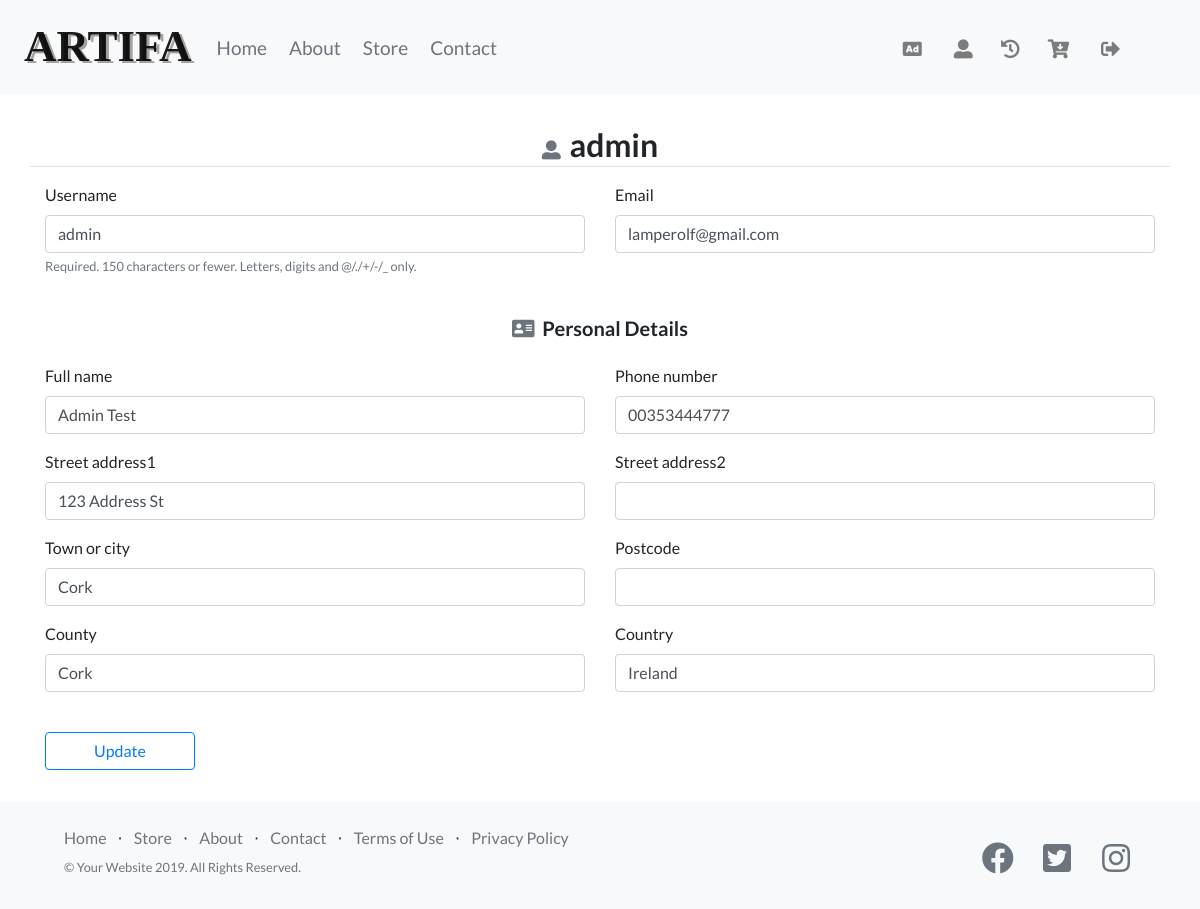
The app's page /profile/ (signed in), older data.
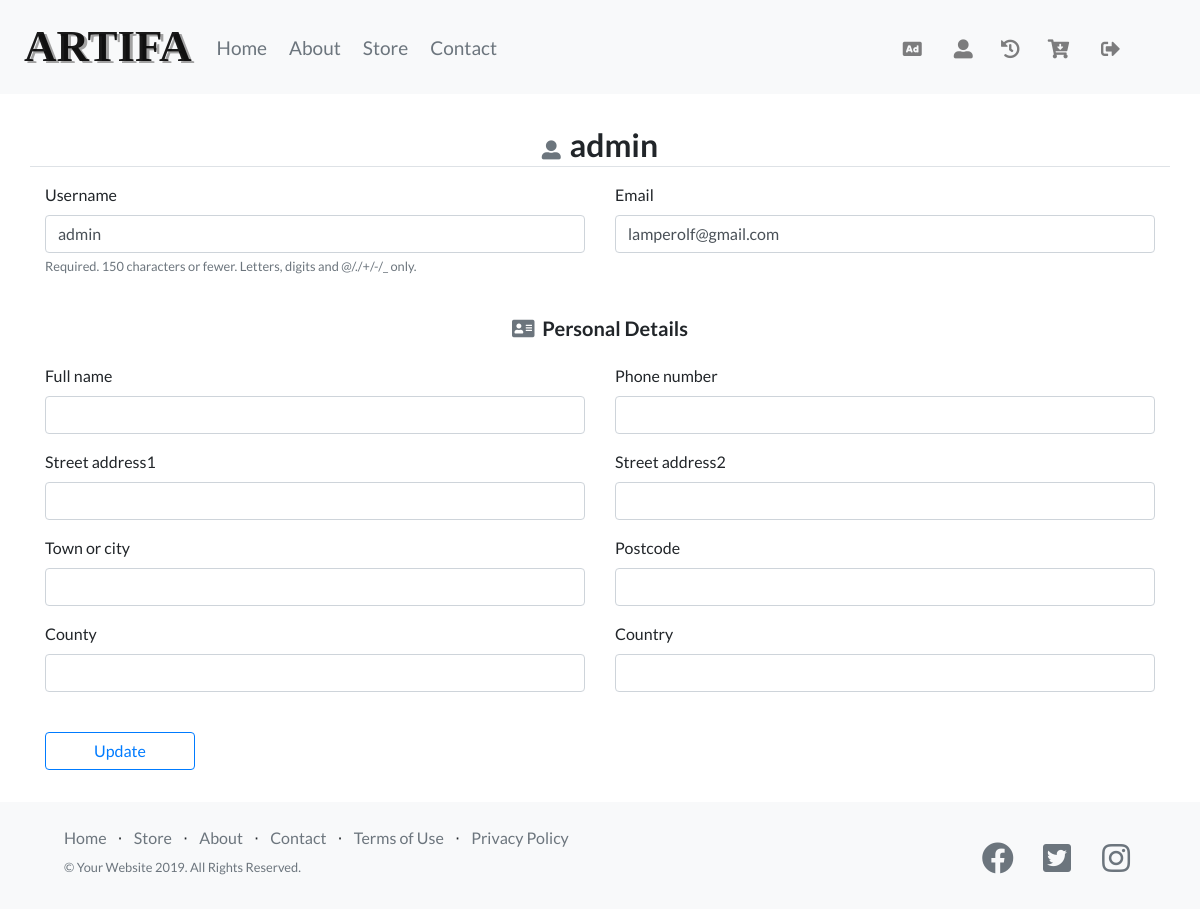
The same page, newer data.
### users/models.py (models this page shows, shortened)
class Account(models.Model):
    user = models.OneToOneField(User, on_delete=models.CASCADE)
    full_name = models.CharField(max_length=50, blank=True, null=True)
    phone_number = models.CharField(max_length=20, blank=True, null=True)
    country = models.CharField(max_length=40, blank=True, null=True)
    postcode = models.CharField(max_length=20, blank=True, null=True)
    town_or_city = models.CharField(max_length=40, blank=True, null=True)
    street_address1 = models.CharField(max_length=40, blank=True, null=True)
    street_address2 = models.CharField(max_length=40, blank=True, null=True)
    county = models.CharField(max_length=40, blank=True, null=True)
    history_active = models.BooleanField(default=False)
    history_checked = models.BooleanField(default=False)
    seller_active = models.BooleanField(default=False)
    buyer_active = models.BooleanField(default=False)
    winner_active = models.BooleanField(default=False)

### users/views.py (the view)
# urls.py: path('profile/', user_views.profile, name='profile'),
@login_required
def profile(request):
    items = Item.objects.all()
    account = Account.objects.get(user=request.user)
    if account.history_active == False:
        account.history_checked = True
        account.save()
    if request.method == 'POST':
        u_form = UserUpdateForm(request.POST, instance=request.user)
        a_form = AccountUpdateForm(request.POST, instance=request.user.account)
        if u_form.is_valid() and a_form.is_valid:
            u_form.save()
            a_form.save()
            messages.success(request, f'Your account has been updated!')
            return redirect('profile')
    else:
        u_form = UserUpdateForm(instance=request.user)
        a_form = AccountUpdateForm(instance=request.user.account)
    for item in items:
        if item.finish_date != None:
            if (item.finish_date < item.today_date and
                    item.winner != None and item.cart == None):
                the_cart = Cart.objects.get(user=item.winner)
                item.cart = the_cart
                the_cart.total += 1
                winner = Account.objects.get(user=item.winner)
                winner.winner_active = True
                the_cart.save()
                winner.save()
                item.save()
    context = {
        'u_form': u_form,
        'a_form': a_form,
        'items': items,
    }
    return render(request, 'users/profile.html', context)

### users/forms.py
class UserUpdateForm(forms.ModelForm):
    email = forms.EmailField()
    class Meta:
        model = User
        fields = ['username', 'email']

class AccountUpdateForm(forms.ModelForm):
    class Meta:
        model = Account
        fields = ['full_name', 'phone_number', 'country', 'postcode',
                  'town_or_city', 'street_address1', 'street_address2', 'county']

### auction_store/models.py (called while the page is built)
    @property
    def today_date(self):
        return timezone.now()

    @property
    def finish_date(self):
        return self.end_date

### users/templates/users/profile.html (shortened to what this page needs)
{% extends 'auction_store/base.html' %}
{% load crispy_forms_tags %}
{% load crispy_forms_field %}
{% block content %}
   <div class="container py-3">
    <fieldset class="form-group">
     <form method="POST" enctype="multipart/form-data">
      <div class="row">
       <legend class="border-bottom my-3 text-center">
        <i class="nav-item fas fa-user-alt text-muted pr-1"></i>
        <span class="h2 font-weight-bolder">{{ user.username }}</span>
       </legend>
        <div class="col-12 col-md-6">
        {{ u_form.username|as_crispy_field }}
        </div>
        <div class="col-12 col-md-6">
        {{ u_form.email|as_crispy_field }}
        </div>
        <h5 class="col-12 text-center pt-4 pb-3">
         <i class="fas fa-address-card text-muted pr-1"></i>
         Personal Details
        </h5>
        <div class="col-12 col-md-6">
         {{ a_form.full_name|as_crispy_field }}
        </div>
        <div class="col-12 col-md-6">
         {{ a_form.phone_number|as_crispy_field }}
        </div>
        <div class="col-12 col-md-6">
         {{ a_form.street_address1|as_crispy_field }}
        </div>
        <div class="col-12 col-md-6">
         {{ a_form.street_address2|as_crispy_field }}
        </div>
        <div class="col-12 col-md-6">
         {{ a_form.town_or_city|as_crispy_field }}
        </div>
        <div class="col-12 col-md-6">
         {{ a_form.postcode|as_crispy_field }}
        </div>
        <div class="col-12 col-md-6">
         {{ a_form.county|as_crispy_field }}
        </div>
        <div class="col-12 col-md-6">
         {{ a_form.country|as_crispy_field }}
        </div>
        <div class="col-6 mt-4">
         <button class="btn btn-outline-primary px-5" type="submit">Update</button>
        </div>
      </div>
     </form>
    </fieldset>
   </div>
{% endblock content %}

### auction_store/templates/auction_store/base.html (shortened to what this page needs)
<!DOCTYPE html>
{% load static %}
<html lang="en">
<head>
 <link rel="stylesheet" href="https://use.fontawesome.com/releases/v5.10.2/css/all.css"
>
 <link href="{% static 'bootstrap/bootstrap.min.css' %}" rel="stylesheet">
 <link href="{% static 'css/main.css' %}" rel="stylesheet">
</head>
<body>
 <nav class="navbar navbar-expand-lg navbar-light bg-light static-top pl-4 pr-4">
  <a class="navbar-brand font-weight-bold" href="{% url 'auction_store-home' %}">ARTIFA</a>
  <div class="collapse navbar-collapse" id="navbarSupportedContent">
   <ul class="navbar-nav mr-auto">
    <li class="nav-item active">
     <a class="nav-item btn btn-link text-muted pl-0 pl-md-2 pt-md-2"
      href="{% url 'auction_store-home' %}">Home
     </a>
    </li>
    <li class="nav-item">
     <a class="nav-item btn btn-link text-muted pl-0 pl-md-2 pt-md-2"
      href="{% url 'auction_store-home' %}#about">About
     </a>
    </li>
    <li class="nav-item">
     <a class="nav-item btn btn-link text-muted pl-0 pl-md-2 pt-md-2 active"
      href="{% url 'auction_store-store' %}">
      Store
     </a>
    </li>
    <li class="nav-item">
     <a class="nav-item btn btn-link text-muted pl-0 pl-md-2 pt-md-2"
        href="{% url 'auction_store-home' %}#contact">
       Contact
     </a>
    </li>
   </ul>
   {% if user.is_authenticated %}
   <ul id="user-navbar" class="navbar-nav pr-4">
    <li class="nav-item pt-md-1 px-lg-3">
     <a class="nav-link" href="{% url 'item-create' %}" role="button"
      data-toggle="tooltip" data-placement="bottom" title="Sell">
      <i class="nav-item fas fa-ad"></i>
     </a>
    </li>
    <li class="nav-item pt-md-1 pr-md-1">
     <a class="nav-link" href="{% url 'profile' %}" id="navbarDropdown" role="button"
      data-toggle="tooltip" data-placement="bottom" title="Account"
      aria-haspopup="true" aria-expanded="false">
      <i class="nav-item fas fa-user-alt"></i>
     </a>
    </li>
    <li class="nav-item pt-md-1 px-lg-2">
     <a class="nav-link" href="{% url 'history' %}"
      role="button" data-toggle="tooltip"
      data-placement="bottom" title="History">
      {% if user.account.history_active %}
       <i class="active-navbar-icon nav-item fas fa-history text-primary"></i>
      {% else %}
       <i class="nav-item fas fa-history"></i>
      {% endif %}
     </a>
    </li>
    {% if user.cart.total > 0 %}
    <li class="nav-item pt-md-1">
     <a id="blue-cart" class="nav-link badge-link" href="{% url 'cart' %}" role="button"
      data-toggle="tooltip" data-placement="bottom" title="Cart">
      <i class="active-navbar-icon fas fa-cart-arrow-down text-primary">
       <span class="badge badge-cart badge-warning">{{ user.cart.total }}</span>
      </i>
     </a>
    </li>
    {% else %}
    <li class="nav-item pt-md-1 pr-md-3 pl-md-1">
     <a class="nav-link badge-link" href="{% url 'cart' %}" role="button"
      data-toggle="tooltip" data-placement="bottom" title="Cart">
      <i id="badge-total" class="nav-item fas fa-cart-arrow-down"></i>
     </a>
    </li>
    {% endif %}
    <li class="nav-item pt-md-1 pr-md-4">
     <a class="nav-link" href="{% url 'logout' %}" role="button"
      data-toggle="tooltip" data-placement="bottom" title="Logout">
      <i class="nav-item fas fa-sign-out-alt"></i>
     </a>
    </li>
   </ul>
    {% endif %}
  </div>
 </nav>
{% block content %}
{% endblock content %}
<footer class="navbar pt-4 pb-2 bg-light w-100">
   <div class="col-lg-8 h-100 text-center text-lg-left my-auto pb-md-4 pl-lg-5">
    <ul class="list-inline mb-2">
     <li class="list-inline-item">
      <a class="text-muted footer-link" href="{% url 'auction_store-home' %}">Home</a>
     </li>
     <li class="list-inline-item">&sdot;</li>
     <li class="list-inline-item">
      <a class="text-muted footer-link" href="{% url 'auction_store-store' %}">Store</a>
     </li>
     <li class="list-inline-item">&sdot;</li>
     <li class="list-inline-item">
      <a class="text-muted footer-link" href="{% url 'auction_store-home' %}#about">About</a>
     </li>
     <li class="list-inline-item">&sdot;</li>
     <li class="list-inline-item">
      <a class="text-muted footer-link" href="{% url 'auction_store-home' %}#contact">Contact</a>
     </li>
     <li class="list-inline-item">&sdot;</li>
     <li class="list-inline-item">
      <a class="text-muted footer-link" href="#">Terms of Use</a>
     </li>
     <li class="list-inline-item">&sdot;</li>
     <li class="list-inline-item">
      <a class="text-muted footer-link" href="#">Privacy Policy</a>
     </li>
    </ul>
    <p class="text-muted small mb-4 mb-lg-0">
    &copy; Your Website 2019. All Rights Reserved.
    </p>
   </div>
   <div class="col-lg-4 h-100 text-center text-lg-right my-auto pb-md-2  pr-lg-5">
    <ul class="list-inline mb-0">
     <li class="list-inline-item mr-3">
      <a href="#">
      <i class="fab fa-facebook fa-2x fa-fw text-muted footer-link"></i>
      </a>
     </li>
     <li class="list-inline-item mr-3">
      <a href="#">
      <i class="fab fa-twitter-square fa-2x fa-fw text-muted footer-link"></i>
      </a>
     </li>
     <li class="list-inline-item">
      <a href="#">
      <i class="fab fa-instagram fa-2x fa-fw text-muted footer-link"></i>
      </a>
     </li>
    </ul>
   </div>
</footer>
</body>
</html>

### auction_store/static/css/main.css (style rules this page uses)
body { font-family: 'Lato', 'Helvetica Neue', Helvetica, Arial, sans-serif; }
h1, h2, h3, h4, h5, h6 { font-family: 'Lato', 'Helvetica Neue', Helvetica, Arial, sans-serif; font-weight: 700; }
.navbar-brand { font-family: serif; font-size: 45px; text-shadow: 3px 2px #a2a2a2; }
.nav-item { font-size: 19px; }
a { color: #023b6d; text-decoration: none; }

Row changes from the older to the newer data that the page shows:
changed Account: full_name "Admin Test" → (not shown); phone_number "00353444777" → (not shown); street_address1 "123 Address St" → (not shown); town_or_city "Cork" → (not shown); county "Cork" → (not shown); country "Ireland" → (not shown)
